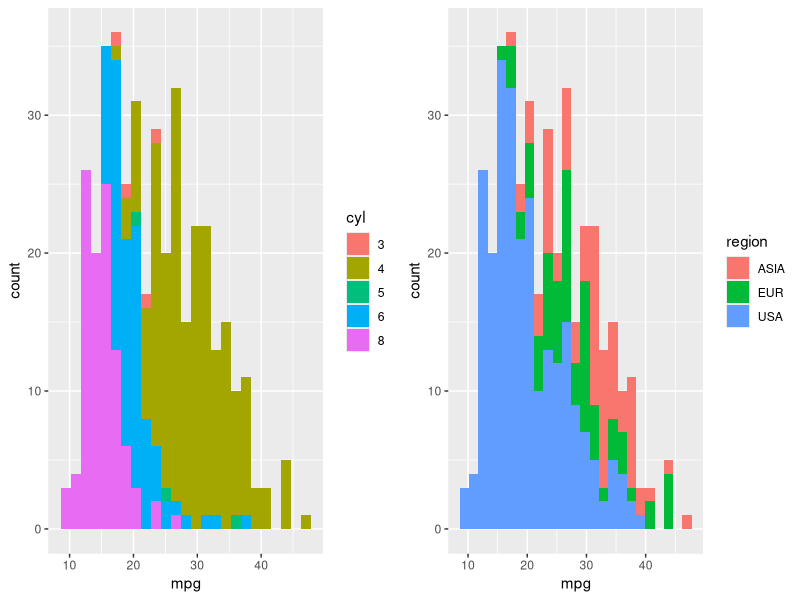
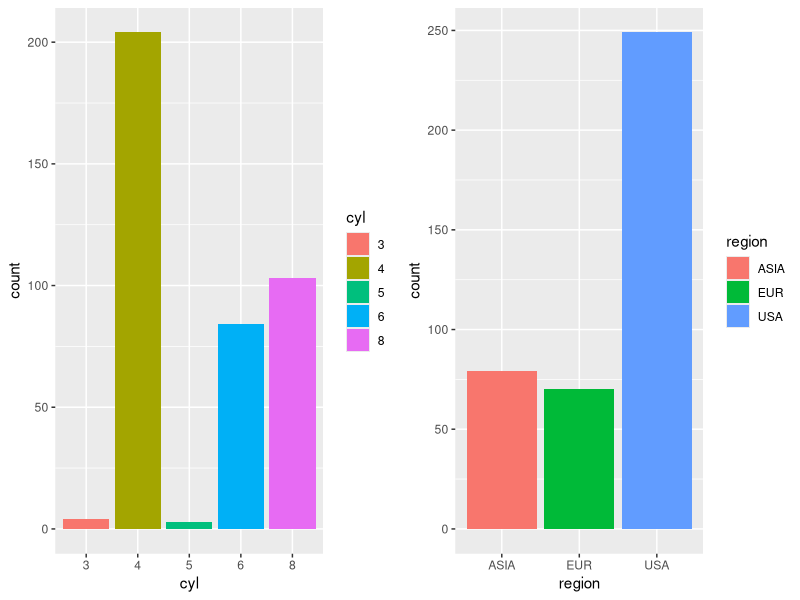
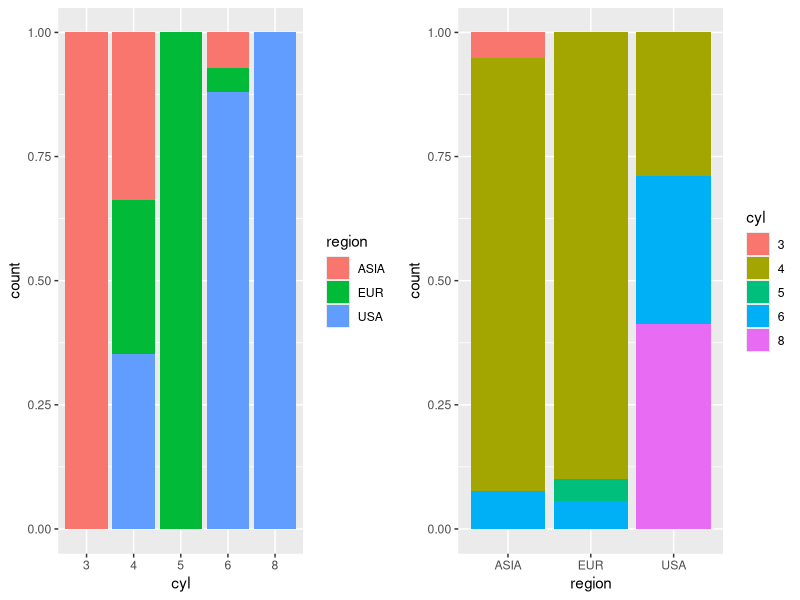
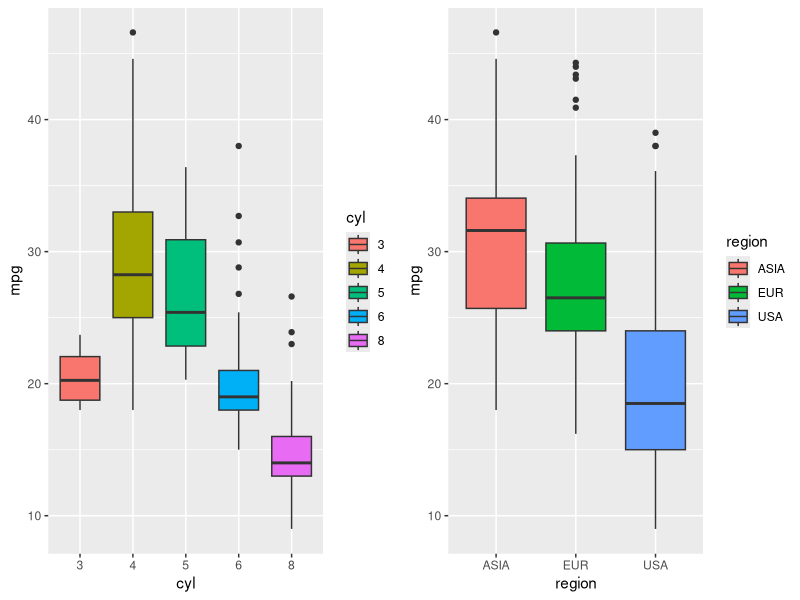
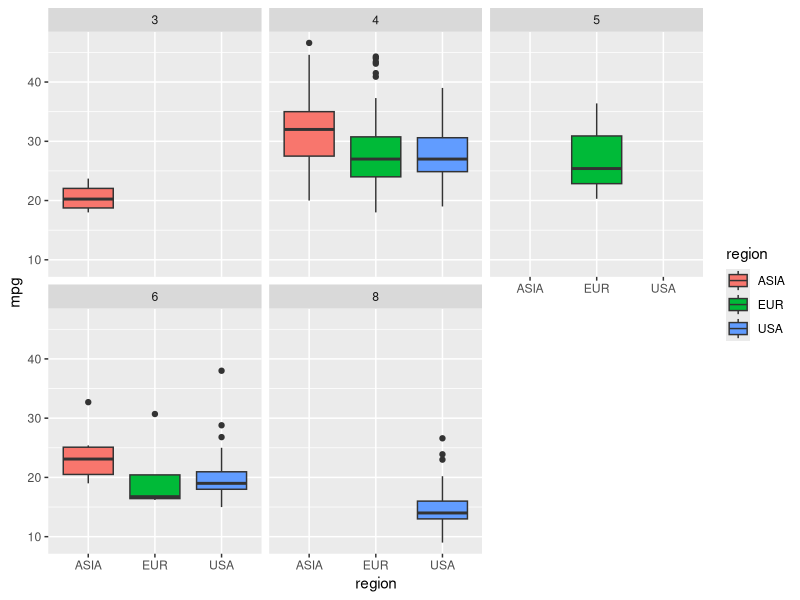
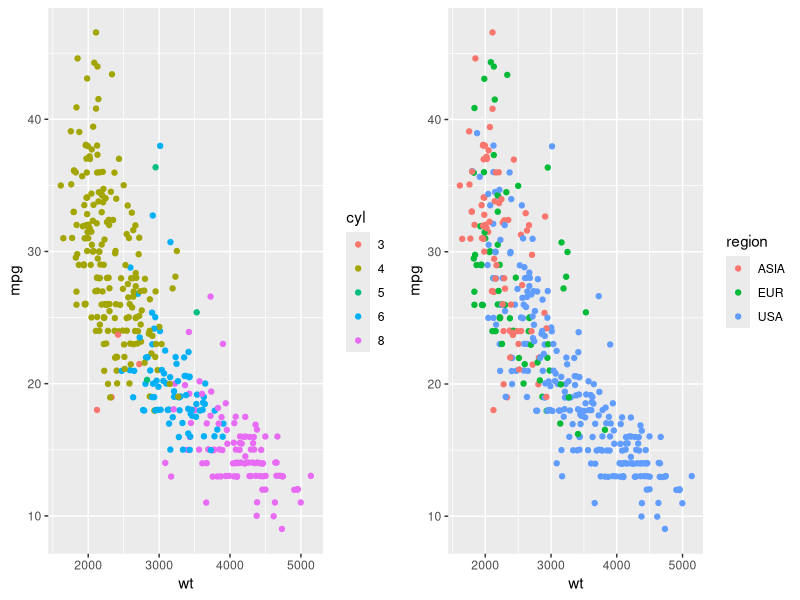
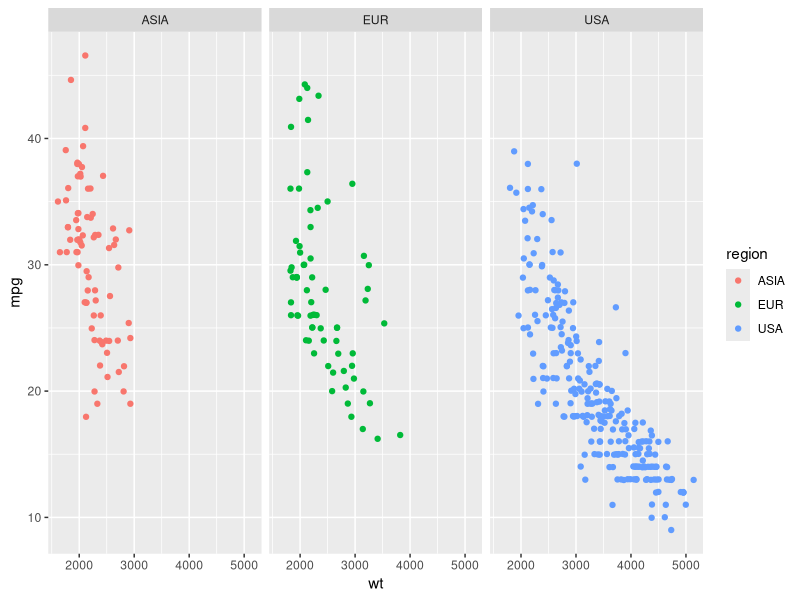
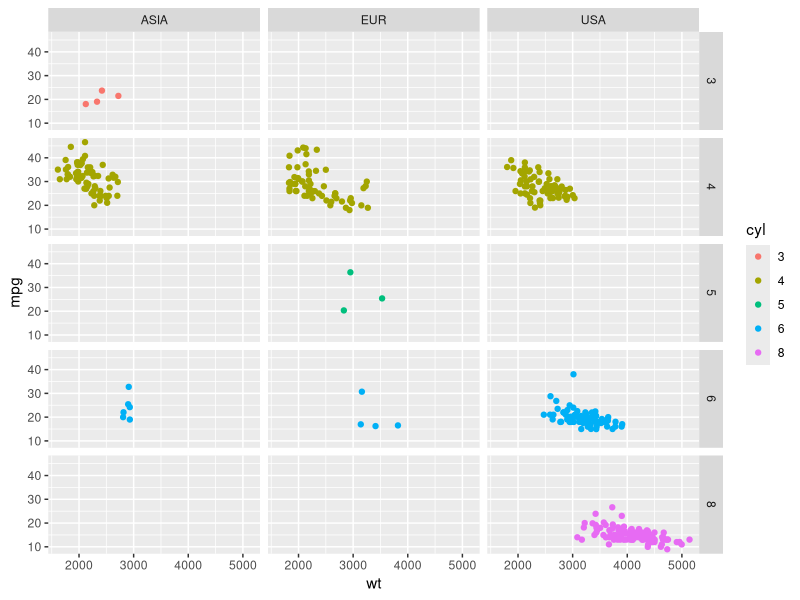

Recreate these plots in R, in order.
## ---- chunk 1
require(ggplot2)
require(gridExtra)
auto <- read.table("auto_mpg.txt", sep = "\t", header = TRUE)
## ---- chunk 2
summary(auto)
## ---- chunk 3
auto$cyl <- factor(auto$cyl)

regionLookUp <- c("USA", "EUR", "ASIA")
auto$region <- factor(regionLookUp[auto$region])
summary(auto)
## ---- chunk 4
sapply(split(auto$mpg, auto$cyl), mean) 
## ---- chunk 5
sort(sapply(split(auto$mpg, auto$region), mean))
## ---- chunk 6
h1 <- ggplot(auto, aes(x = mpg, fill = cyl)) + geom_histogram(bins = 25)
h2 <- ggplot(auto, aes(x = mpg, fill = region)) + geom_histogram(bins = 25)
grid.arrange(h1,h2, ncol = 2)
## ---- chunk 7
h1 <- ggplot(auto, aes(x = cyl, fill = cyl)) + geom_bar()
h2 <- ggplot(auto, aes(x = region, fill = region)) + geom_bar()
grid.arrange(h1,h2, ncol = 2)
## ---- chunk 8
h1 <- ggplot(auto, aes(x = cyl, fill = region)) + geom_bar(position = position_fill())
h2 <- ggplot(auto, aes(x = region, fill = cyl)) + geom_bar(position = position_fill())
grid.arrange(h1,h2, ncol = 2)
## ---- chunk 9
h1 <- ggplot(auto, aes(x = cyl, y = mpg, fill = cyl)) + geom_boxplot()
h2 <- ggplot(auto, aes(x = region, y = mpg, fill = region)) + geom_boxplot()
grid.arrange(h1,h2, ncol = 2)
## ---- chunk 10
h1 <- ggplot(auto, aes(x = region, y = mpg, fill = region)) + geom_boxplot()+ facet_wrap(~ cyl)
h1
## ---- chunk 11
h1 <- ggplot(auto, aes(x = wt, y = mpg, color = cyl)) + geom_jitter()
h2 <- ggplot(auto, aes(x = wt, y = mpg, color = region)) + geom_jitter()
grid.arrange(h1,h2, ncol = 2)
## ---- chunk 12
h1 <- ggplot(auto, aes(x = wt, y = mpg, color = region)) + geom_jitter() + facet_wrap(~ region)
h1
## ---- chunk 13
h1 <- ggplot(auto, aes(x = wt, y = mpg, color = cyl)) + geom_jitter() + facet_grid(cyl ~ region)
h1
